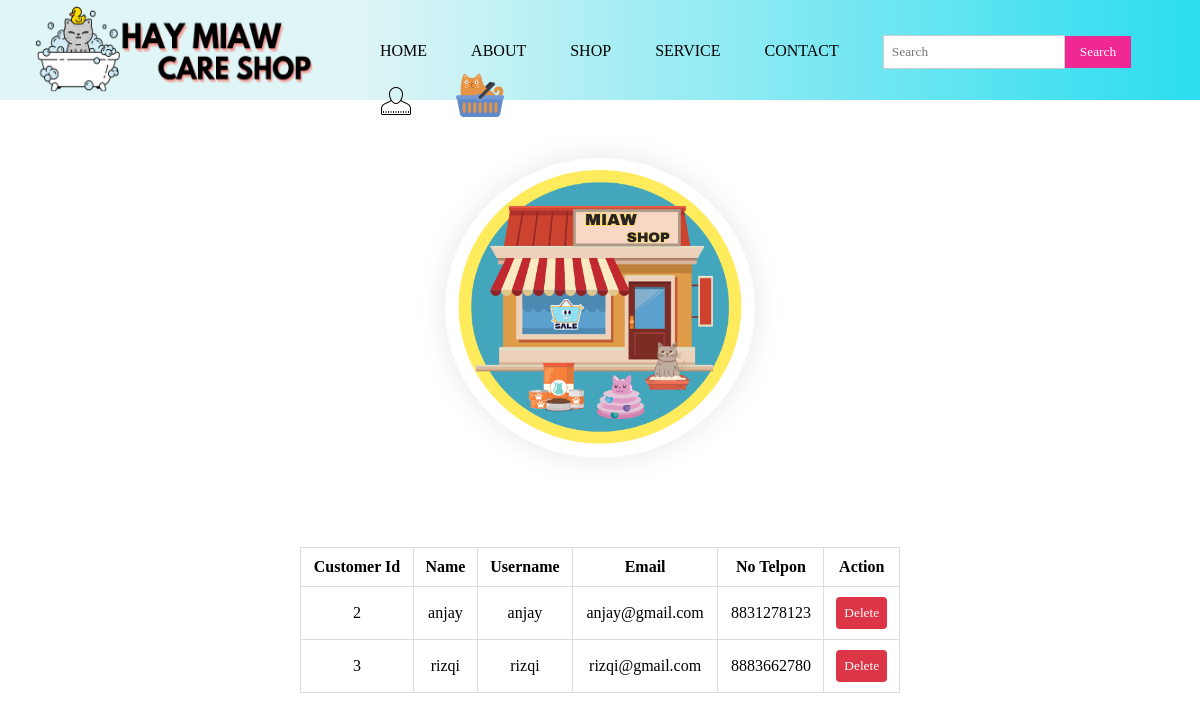
/user_admin.php, run on the app's committed database.
### tables this page shows
CREATE TABLE `customer` (
  `customerid` int NOT NULL,
  `name` varchar(255) DEFAULT NULL,
  `username` varchar(255) DEFAULT NULL,
  `email` varchar(255) DEFAULT NULL,
  `password` text,
  `phone_number` double DEFAULT NULL,
  `role` int DEFAULT NULL
);

### user_admin.php (the view, shortened to what this page needs)
<!DOCTYPE html>
<html>
<head>
    <link rel="stylesheet" href="style.css">
</head>
<body>
    <div class="navigasi">
        <div class="logo">
            <img src="images/logo.png" width="360" height="98">
        </div>
        <div class="menu">
            <ul>
                <li><a href="index.php">Home</a></li>
                <li><a href="about.php">About</a></li>
                <li class="submenu">
                    <a href="shop.php">SHOP</a>
                </li>
                <li class="submenu">
                    <a href="miaw.html">Service</a>
                </li>
                <li><a href="https://api.whatsapp.com/">Contact</a></li>
                <li class="search-box">
                    <form action="#" method="get">
                        <input type="text" name="query" placeholder="Search">
                        <button type="submit">Search</button>
                    </form>
                </li>
                <li class="submenuakun">
                    <img src="images/akun1.png"></a>
                </li>
                <li><a href="cart.php"><img src="images/cart.png"></a></li>
            </ul>
        </div>
        <div class="logoone">
            <img src="images/miaw3.png" width="310" height="300" loading="lazy" alt="" class="img">
        </div>
        <div class="pemesanan-produk">
            <table id="order-table">
                <thead>
                    <tr>
                        <th>Customer Id</th>
                        <th>Name</th>
                        <th>Username</th>
                        <th>Email</th>
                        <th>No Telpon</th>
                        <th>Action</th>
                    </tr>
                </thead>
                <?php
                include 'koneksi.php';
                $query = "SELECT * FROM customer WHERE role = 2 ";
                $result = mysqli_query($conn, $query);
                ?>
                <?php
                if ($result) {
                    echo '<tbody>';
                    while ($row = mysqli_fetch_assoc($result)) {
                        echo '<tr>';
                        echo '<td>' . $row['customerid'] . '</td>';
                        echo '<td>' . $row['name'] . '</td>';
                        echo '<td>' . $row['username'] . '</td>';
                        echo '<td>' . $row['email'] . '</td>';
                        echo '<td>' . $row['phone_number'] . '</td>';
                        echo '<td>';
                        echo '<button class="delete-btn" onclick="deleteCustomer(' . $row['customerid'] . ')" style="background-color: #dc3545; color: #fff; padding: 8px 8px; border: none; border-radius: 4px; cursor: pointer;">Delete</button>';
                        echo '</td>';
                        echo '</tr>';
                    }
                    echo '</tbody>';
                } else {
                    echo "Error: " . mysqli_error($conn);
                }
                ?>
            </table>
        </div>
    </div>
</body>
</html>

### style.css (style rules this page uses)
* { margin:0; padding:0; font-family: time new roman; }
.navigasi { background-color: #DFF5F6; background-image: linear-gradient(90deg, #DFF5F6 30%,#2ADDEF); width:100%; height: 100px; }
.logo { float: left; }
.menu { margin-left: 1000x; padding-top: 35px; cursor: pointer; }
.menu ul li { list-style: none; display: inline-block; margin: 0 20px; position: relative; }
.menu ul li a { text-decoration: none; color: black; text-transform: uppercase; position: relative; }
.menu ul li a::after { content: ''; display: block; height: 2px; width: 0; background: #EF2894; transition: width 0.3s; }
.menu ul li::after { content: ''; height: 3px; width: 100%; background: transparent; position: absolute; left: 0; bottom: -10px; }
.search-box { margin-left: 20px; }
.search-box form { display: flex; align-items: center; }
.search-box input[type="text"] { padding: 8px; border: 1px solid #ccc; }
.search-box button { background-color: #EF2894; color: #fff; border: none; padding: 8px 15px; cursor: pointer; }
.logoone { text-align: center; padding: 35px; background-color:white ; margin-bottom: 10px; }
.img { border-radius: 90%; box-shadow: 0 0 30px rgba(0, 0, 0, 0.1); }
body { margin: 0; padding: 0; font-family: 'Roboto', sans-serif; }
.pemesanan-produk { max-width: 600px; margin: auto; padding: 20px; }
table { width: 100%; margin-top: 20px; border-collapse: collapse; }
table, th, td { border: 1px solid #ddd; }
th, td { padding: 10px; text-align: center; }

### data on the page
customer: customerid "2", name "anjay", username "anjay", email "anjay@gmail.com", phone_number "8831278123"
customer: customerid "3", name "rizqi", username "rizqi", email "rizqi@gmail.com", phone_number "8883662780"
